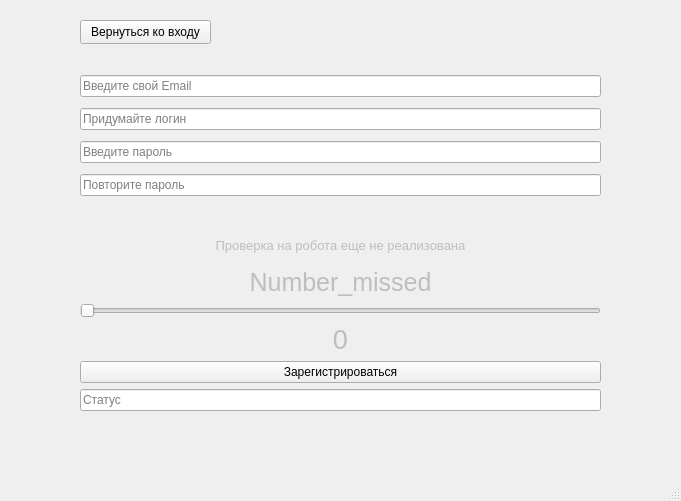
<?xml version="1.0" encoding="UTF-8"?>
<ui version="4.0">
 <class>register_window</class>
 <widget class="QMainWindow" name="register_window">
  <property name="geometry">
   <rect>
    <x>0</x>
    <y>0</y>
    <width>681</width>
    <height>501</height>
   </rect>
  </property>
  <property name="windowTitle">
   <string>MainWindow</string>
  </property>
  <widget class="QWidget" name="centralwidget">
   <widget class="QWidget" name="verticalLayoutWidget">
    <property name="geometry">
     <rect>
      <x>80</x>
      <y>70</y>
      <width>521</width>
      <height>131</height>
     </rect>
    </property>
    <layout class="QVBoxLayout" name="verticalLayout">
     <item>
      <widget class="QLineEdit" name="lineEdit_emailToReg">
       <property name="placeholderText">
        <string>Введите свой Email</string>
       </property>
      </widget>
     </item>
     <item>
      <widget class="QLineEdit" name="lineEdit_loginToReg">
       <property name="placeholderText">
        <string>Придумайте логин</string>
       </property>
      </widget>
     </item>
     <item>
      <widget class="QLineEdit" name="lineEdit_passToReg">
       <property name="placeholderText">
        <string>Введите пароль</string>
       </property>
      </widget>
     </item>
     <item>
      <widget class="QLineEdit" name="lineEdit_passToRegAgain">
       <property name="placeholderText">
        <string>Повторите пароль</string>
       </property>
      </widget>
     </item>
    </layout>
   </widget>
   <widget class="QPushButton" name="pushButton_backToLogin">
    <property name="geometry">
     <rect>
      <x>80</x>
      <y>20</y>
      <width>131</width>
      <height>24</height>
     </rect>
    </property>
    <property name="text">
     <string>Вернуться ко входу</string>
    </property>
   </widget>
   <widget class="QWidget" name="horizontalLayoutWidget">
    <property name="geometry">
     <rect>
      <x>80</x>
      <y>230</y>
      <width>521</width>
      <height>181</height>
     </rect>
    </property>
    <layout class="QVBoxLayout" name="verticalLayout_2">
     <item>
      <widget class="QLabel" name="label">
       <property name="enabled">
        <bool>false</bool>
       </property>
       <property name="font">
        <font>
         <pointsize>10</pointsize>
        </font>
       </property>
       <property name="text">
        <string>Проверка на робота еще не реализована</string>
       </property>
       <property name="alignment">
        <set>Qt::AlignCenter</set>
       </property>
      </widget>
     </item>
     <item>
      <widget class="QLabel" name="label_numberFromServer">
       <property name="enabled">
        <bool>false</bool>
       </property>
       <property name="font">
        <font>
         <pointsize>19</pointsize>
        </font>
       </property>
       <property name="text">
        <string>Number_missed</string>
       </property>
       <property name="textFormat">
        <enum>Qt::PlainText</enum>
       </property>
       <property name="scaledContents">
        <bool>false</bool>
       </property>
       <property name="alignment">
        <set>Qt::AlignCenter</set>
       </property>
       <property name="wordWrap">
        <bool>false</bool>
       </property>
      </widget>
     </item>
     <item>
      <widget class="QSlider" name="horizontalSlider">
       <property name="enabled">
        <bool>false</bool>
       </property>
       <property name="maximum">
        <number>30</number>
       </property>
       <property name="orientation">
        <enum>Qt::Horizontal</enum>
       </property>
      </widget>
     </item>
     <item>
      <widget class="QLabel" name="label_numberToCheck">
       <property name="enabled">
        <bool>false</bool>
       </property>
       <property name="font">
        <font>
         <pointsize>20</pointsize>
        </font>
       </property>
       <property name="text">
        <string>0</string>
       </property>
       <property name="alignment">
        <set>Qt::AlignCenter</set>
       </property>
      </widget>
     </item>
     <item>
      <widget class="QPushButton" name="pushButton_toRegister">
       <property name="text">
        <string>Зарегистрироваться</string>
       </property>
      </widget>
     </item>
     <item>
      <widget class="QLineEdit" name="lineEdit_serverStatus">
       <property name="readOnly">
        <bool>true</bool>
       </property>
       <property name="placeholderText">
        <string>Статус</string>
       </property>
      </widget>
     </item>
    </layout>
   </widget>
  </widget>
  <widget class="QMenuBar" name="menubar">
   <property name="geometry">
    <rect>
     <x>0</x>
     <y>0</y>
     <width>681</width>
     <height>21</height>
    </rect>
   </property>
  </widget>
  <widget class="QStatusBar" name="statusbar"/>
 </widget>
 <resources/>
 <connections/>
</ui>
